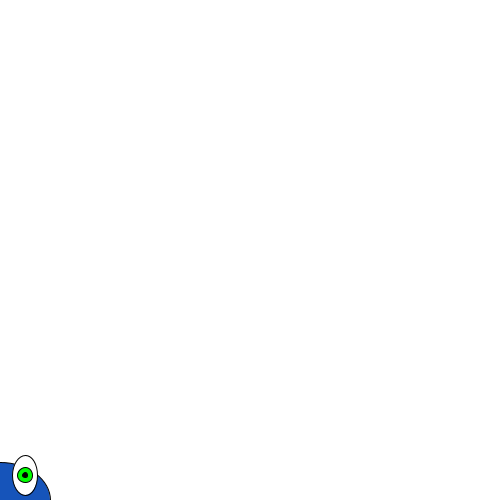
Frame 1 (no input)
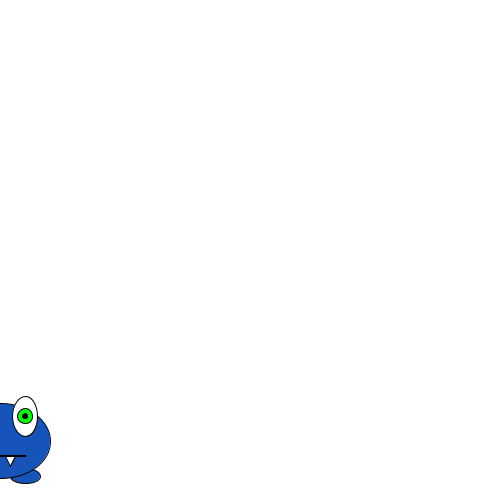
Frame 60 (the mouse pressed at the canvas centre just before this capture)
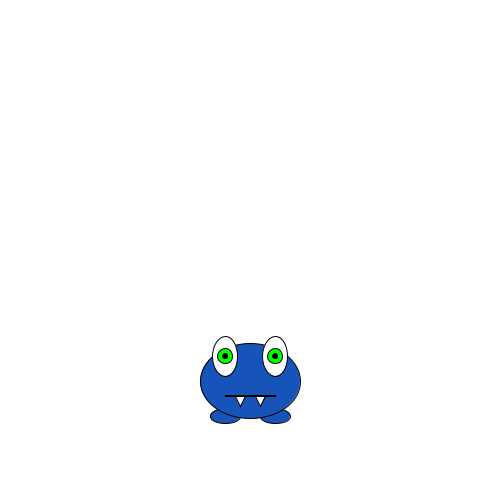
Frame 120 (the mouse held since frame 60 and released just before this capture)

The Processing sketch that drew these frames (run headless with seeded random() and noise(); from frame 60 on, the mouse is pressed at the canvas centre):

// Processing sketch: processing_123041
// ── processing_123041.pde

int monsterY;

void setup() {
  size(500,500);
  monsterY = 500;
}

void draw() {
  //lichaam
  background(255);
  rectMode(CENTER) ;
  stroke(0);
  fill(22,84,186);
  ellipse(mouseX-25,monsterY+35,30,15);
  ellipse(mouseX+25,monsterY+35,30,15);
  
  //gezicht
  fill(22,84,186);
  ellipse(mouseX,monsterY,100,75);

  //ogen
  fill(255);
  ellipse(mouseX-25,monsterY-25,25,40);
  
  fill(255);
  ellipse(mouseX+25,monsterY-25,25,40);
  
   //binnenogen
  fill(0,255,0);
  ellipse(mouseX-25,monsterY-25,15,15);
  
  fill(0,255,0);
  ellipse(mouseX+25,monsterY-25,15,15);
  
  //pupillenogen
  fill(0);
  ellipse(mouseX-25,monsterY-25,5,5);
  
  fill(0);
  ellipse(mouseX+25,monsterY-25,5,5);

  //mond
  fill(255);
  rect(mouseX,monsterY+15,50,1);
  
  //tand
  fill(255);
  triangle(mouseX+5,monsterY+15,mouseX+15,monsterY+15,mouseX+10,monsterY+25);
  
  fill(255);
  triangle(mouseX-15,monsterY+15,mouseX-5,monsterY+15,mouseX-10,monsterY+25);
  
  monsterY = monsterY - 1;
 
  }
  
